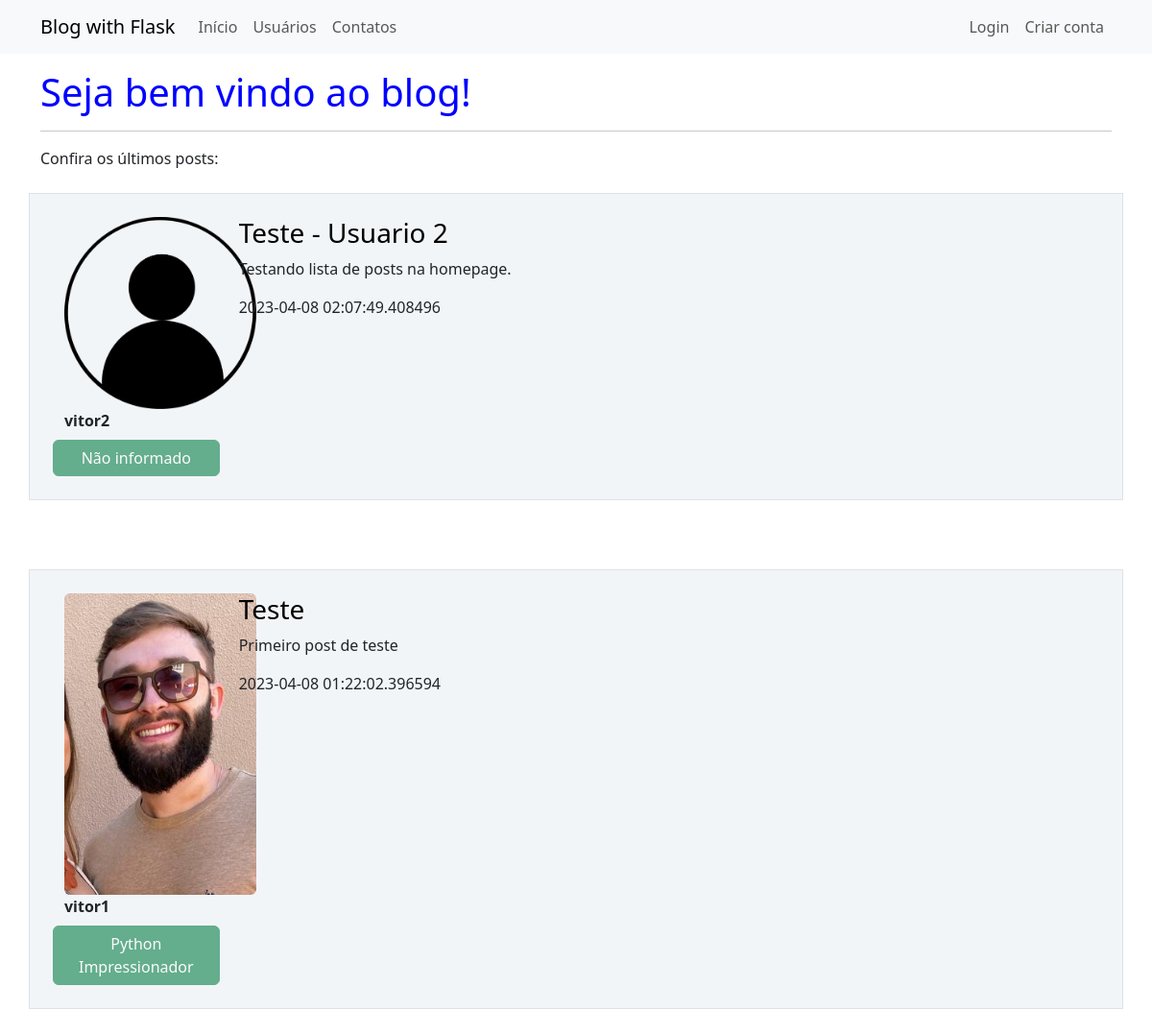
Before: / with the older database file.
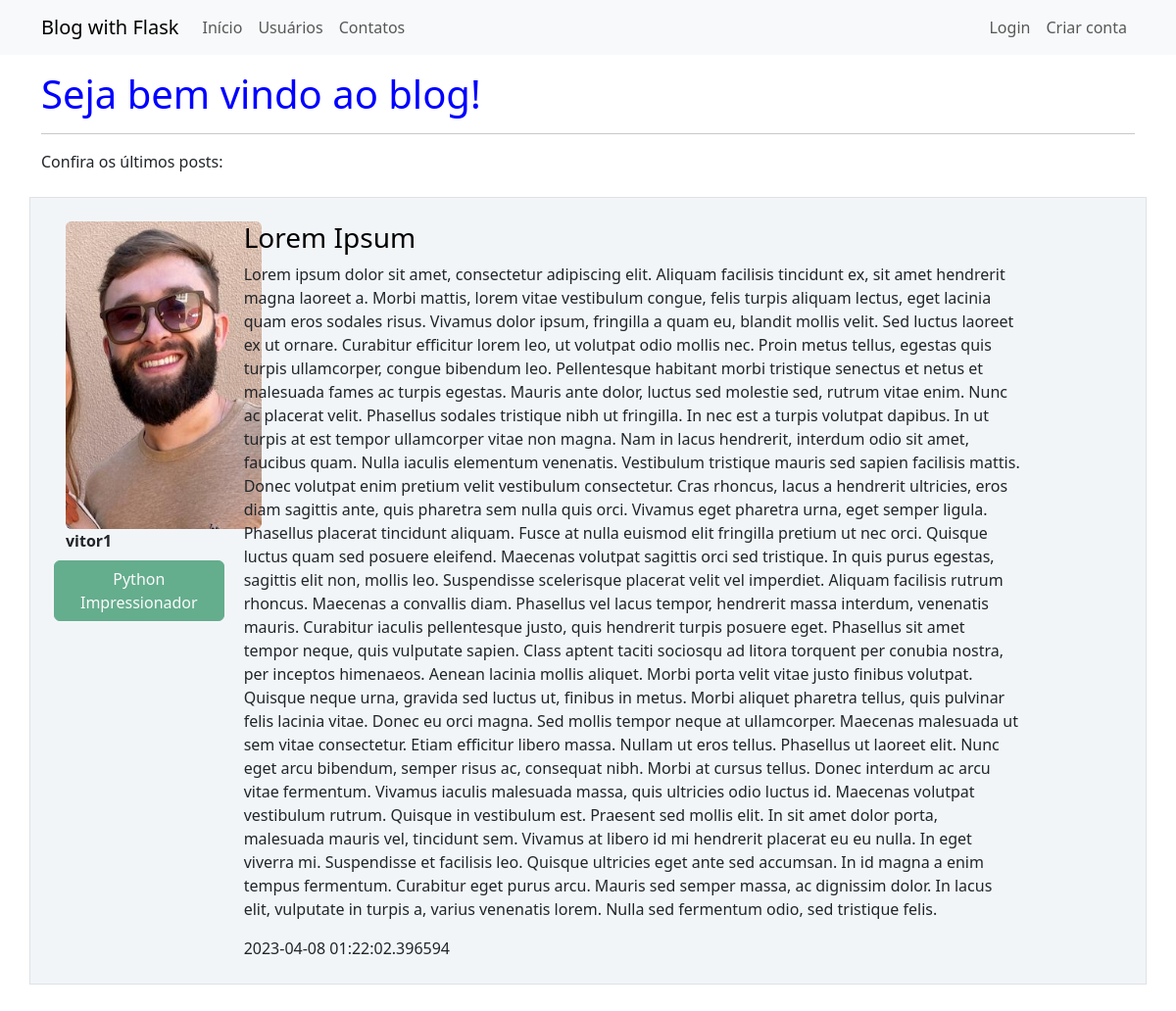
After: the same page with the newer database file.
### webblog/models.py (models this page shows)
class Post(database.Model):
    id = database.Column(database.Integer, primary_key=True)
    titulo = database.Column(database.String, nullable=False)
    corpo = database.Column(database.Text, nullable=False)  # informando ao BD que será um texto ao invés de String
    data_criacao = database.Column(database.DateTime, nullable=False, default=datetime.utcnow)
    id_usuario = database.Column(database.Integer, database.ForeignKey('usuario.id'), nullable=False)

class Usuario(database.Model, UserMixin):
    id = database.Column(database.Integer, primary_key=True)
    username = database.Column(database.String, nullable=False)  # campo não pode ser vazio, preenchimento obrigatório
    email = database.Column(database.String, nullable=False, unique=True)  # campo deve ser único
    senha = database.Column(database.String, nullable=False)
    cursos = database.Column(database.String, nullable=False, default='Não informado')
    foto_perfil = database.Column(database.String, nullable=False, default='default.jpg')
    posts = database.relationship('Post', backref='autor', lazy=True)

### webblog/routes.py (the view)
@app.route('/')  # mostra o caminho (URL) de onde a página será mostrada, nesse caso é a homepage
def home():  # função que informa o que será mostrado na página, usaremos a pasta 'templates' para arquivos HTML
    posts = Post.query.order_by(Post.id.desc())
    return render_template('home.html', posts=posts)

### webblog/templates/home.html (shortened to what this page needs)
{% extends 'base.html' %}
{% block body %}
<div class="container mt-3">
    <h1 style="color: blue">Seja bem vindo ao blog!</h1>
    <hr>
    <p>Confira os últimos posts:</p>
    {% for post in posts %}
        <div class="row border mt-4 p-4 meupost" >
            <div class="col col-2">
                <div class="image pe-2">
                    <img src="{{  url_for('static', filename='fotos_perfil/{}'.format(post.autor.foto_perfil)) }}" class="rounded" width="200" >
                    <br>
                    <strong>{{ post.autor.username }}</strong>
                    <div class="row justify-content-center">
                        {% for curso in post.autor.cursos.split(';') %}
                            <button type="button" class="btn btn-success mt-2" disabled>{{ curso }}</button>
                        {% endfor %}
                    </div>
                </div>
            </div>
            <div class="col col-9">
                <a style="text-decoration: none; color:black" href="{{ url_for('exibir_post', post_id=post.id) }}"><h3>{{ post.titulo }}</h3></a>
                <p>{{ post.corpo }}</p>
                <span>{{ post.data_criacao }}</span>
                <br>
            </div>
        </div>
    {% endfor %}
</div>
{% endblock %}

### webblog/templates/base.html (shortened to what this page needs)
<!DOCTYPE html>
<html lang="pt-br">
<head>
    <link href="https://cdn.jsdelivr.net/npm/bootstrap@5.3.0-alpha1/dist/css/bootstrap.min.css" rel="stylesheet">
    <link rel="stylesheet" type="text/css" href="{{ url_for('static', filename='main.css')}}">
</head>
<body>
    {% include 'navbar.html' %}
    {% block body %}
    {% endblock %}
</body>
</html>

### webblog/templates/navbar.html
<nav class="navbar navbar-expand-lg navbar-light bg-light">
  <div class="container-fluid container">
    <a class="navbar-brand" href="{{ url_for('home') }}">Blog with Flask</a>
    <div class="collapse navbar-collapse" id="navbarSupportedContent">
      <ul class="navbar-nav me-auto mb-2 mb-lg-0">
        <li class="nav-item">
          <a class="nav-link" aria-current="page" href="{{ url_for('home') }}">Início</a>
        </li>
        <li class="nav-item">
          <a class="nav-link" href="{{ url_for('usuarios') }}">Usuários</a>
        </li>
        <li class="nav-item">
          <a class="nav-link" href="{{ url_for('contato') }}">Contatos</a>
        </li>
      </ul>
      <ul class="d-flex navbar-nav">
        {% if current_user.is_authenticated %}
          <li class="nav-item">
            <a class="nav-link" href="{{ url_for('criar_post') }}">Criar Post</a>
          </li>
          <li class="nav-item">
            <a class="nav-link" href="{{ url_for('perfil') }}">Meu Perfil</a>
          </li>
          <li class="nav-item">
            <a class="nav-link" href="{{ url_for('sair') }}">Sair</a>
          </li>
        {% else %}
          <li class="nav-item">
            <a class="nav-link" href="{{ url_for('login') }}">Login</a>
          </li>
          <li class="nav-item">
            <a class="nav-link" href="{{ url_for('login') }}">Criar conta</a>
          </li>
        {% endif %}
      </ul>
    </div>
  </div>
</nav>

### webblog/static/main.css (style rules this page uses)
.meupost { background: #f2f5f8 }

Changed rows visible on the page:
removed Post: foto_perfil (placeholder picture), autor.username "vitor2", titulo "Teste - Usuario 2", corpo "Testando lista de posts na homepage.", data_criacao "2023-04-08 02:07:49.408496"
no longer on this page (row unchanged): Usuario: cursos "Não informado", shown under "vitor2"
changed Post "vitor1": titulo "Teste" → "Lorem Ipsum"; corpo "Primeiro post de teste" → "Lorem ipsum dolor sit amet, consectetur adipiscing elit. Aliquam facilisis tincidunt ex, sit amet hendrerit magna laoreet a. Morbi mattis, lorem vitae vestibulum congue, felis turpis aliquam lectus, eget lacinia quam eros sodales risus. Vivamus dolor ipsum, fringilla a quam eu, blandit mollis velit. Sed luctus laoreet ex ut ornare. Curabitur efficitur lorem leo, ut volutpat odio mollis nec. Proin metus tellus, egestas quis turpis ullamcorper, congue bibendum leo. Pellentesque habitant morbi tristique senectus et netus et malesuada fames ac turpis egestas. Mauris ante dolor, luctus sed molestie sed, rutrum vitae enim. Nunc ac placerat velit. Phasellus sodales tristique nibh ut fringilla. In…"
